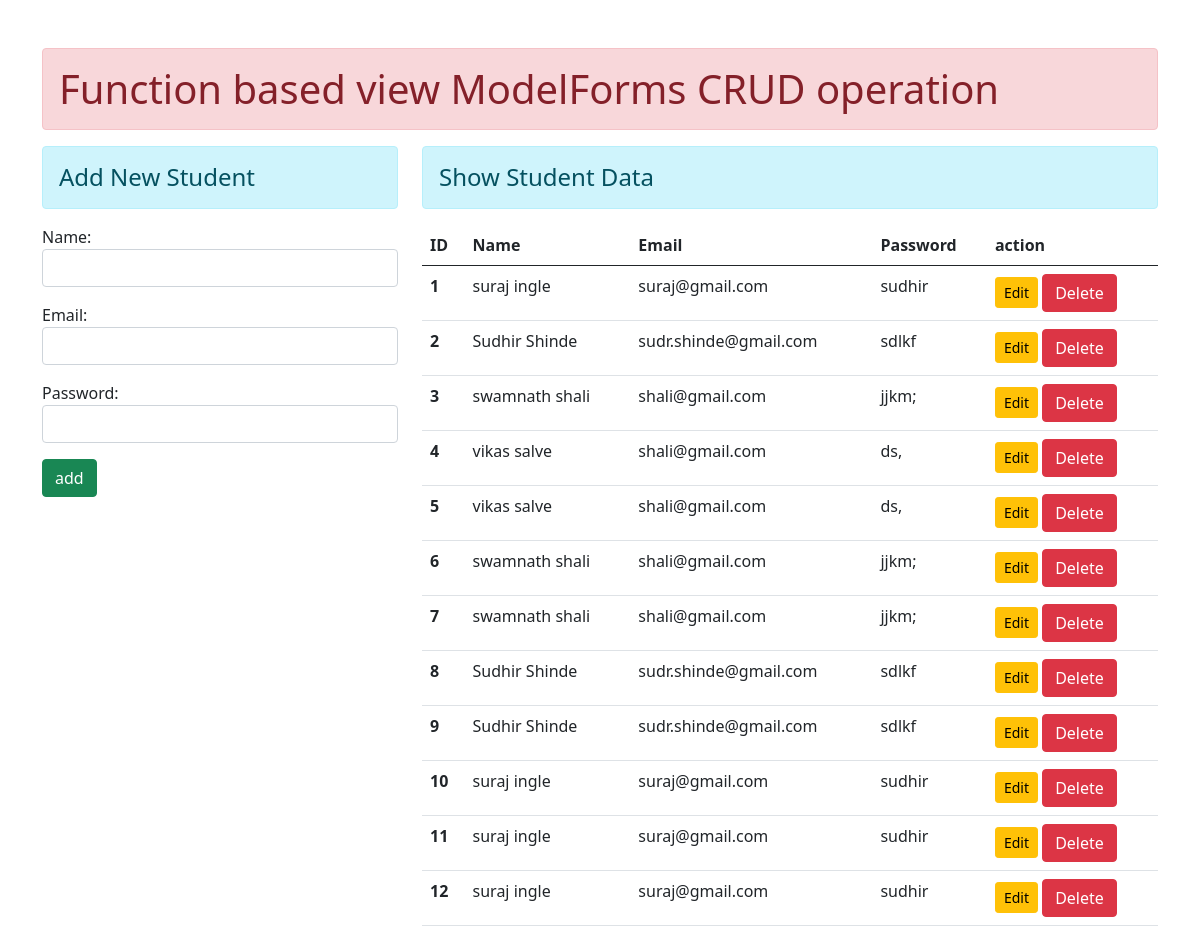
/home/, run on the app's committed database.
### enroll/models.py (models this page shows)
class User(models.Model):
    name = models.CharField(max_length=70)
    email = models.EmailField(max_length=100)
    password = models.CharField(max_length=100)

### enroll/views.py (the view)
# urls.py: path('home/',views.add_show),
def add_show(request):
    if request.method == 'POST':
        fm = StudentRegistration(request.POST)
        if fm.is_valid():
            nm = fm.cleaned_data['name']
            em = fm.cleaned_data['email']
            ps = fm.cleaned_data['password']
            reg = User(name=nm, email=em, password=ps)
            reg.save()
            fm = StudentRegistration()
    else:
        fm = StudentRegistration()
    stud = User.objects.all()
    return render(request, 'enroll/addandshow.html',{"form":fm ,"stud":stud})

### enroll/forms.py
class StudentRegistration(forms.ModelForm):
    class Meta:
        model = User
        fields = ['name','email','password']
        widgets = {
            'name':forms.TextInput(attrs={'class':'form-control'}),
            'email':forms.EmailInput(attrs={'class':'form-control'}),
            'password':forms.PasswordInput(attrs={'class':'form-control'})
        }

### enroll/templates/enroll/addandshow.html (shortened to what this page needs)
{% extends 'enroll/base.html' %}
{% block content %}
<div class="row">
    <div class="col-sm-4">
        <h4 class="text-centre alert alert-info">Add New Student</h4>
<form action="" method="POST">
    {{form.as_p}}
    <input type="submit"class="btn btn-success" value="add" >
</form>
    </div>
    <div class="col-sm-8">
        <h4 class="text-centre alert alert-info"> Show Student Data </h4>
        {% if stud %}
        <table class="table">
            <thead>
              <tr>
                <th scope="col">ID</th>
                <th scope="col">Name</th>
                <th scope="col">Email</th>
                <th scope="col">Password</th>
                <th scope="col">action</th>
              </tr>
            </thead>
            <tbody>
                {% for st in stud %}
              <tr>
                <th scope="row">{{st.id}}</th>
                <td>{{st.name}}</td>
                <td>{{st.email}}</td>
                <td>{{st.password}}</td>
                <td>
                    <a href="#" class="btn btn-warning btn-sm">Edit</a>
                    <form href="{% url 'deletedata' pk=stud.id %}" method="post" class="d-inline">{% csrf_token %}
                    <input type="submit" class="btn btn-danger" value="Delete">
                    </form>
                </td>
              </tr>
                {% endfor %}
            </tbody>
          </table>
        {% else %}
            <h4 class="text-centre alert alert-warning">No Records </h4>
        {% endif %}
    </div>
</div>
{% endblock content %}

### enroll/templates/enroll/base.html (shortened to what this page needs)
<!DOCTYPE html>
{% load static %}
<html lang="en">
<head>
    <link rel="stylesheet" href="{% static 'enroll/css/bootstrap.css' %}">
</head>
<body>
<div class="container mt-5">
    <h1 class='text-centre alert alert-danger' >Function based view ModelForms CRUD operation </h1>
     {% block content  %}
     {% endblock content %}
</div>
</body>
</html>

### data on the page
User: id "1", name "suraj ingle", email "suraj@gmail.com", password "sudhir"
User: id "2", name "Sudhir Shinde", email "sudr.shinde@gmail.com", password "sdlkf"
User: id "3", name "swamnath shali", email "shali@gmail.com", password "jjkm;"
User: id "4", name "vikas salve", email "shali@gmail.com", password "ds,"
User: id "5", name "vikas salve", email "shali@gmail.com", password "ds,"
User: id "6", name "swamnath shali", email "shali@gmail.com", password "jjkm;"
User: id "7", name "swamnath shali", email "shali@gmail.com", password "jjkm;"
User: id "8", name "Sudhir Shinde", email "sudr.shinde@gmail.com", password "sdlkf"
User: id "9", name "Sudhir Shinde", email "sudr.shinde@gmail.com", password "sdlkf"
User: id "10", name "suraj ingle", email "suraj@gmail.com", password "sudhir"
User: id "11", name "suraj ingle", email "suraj@gmail.com", password "sudhir"
User: id "12", name "suraj ingle", email "suraj@gmail.com", password "sudhir"
